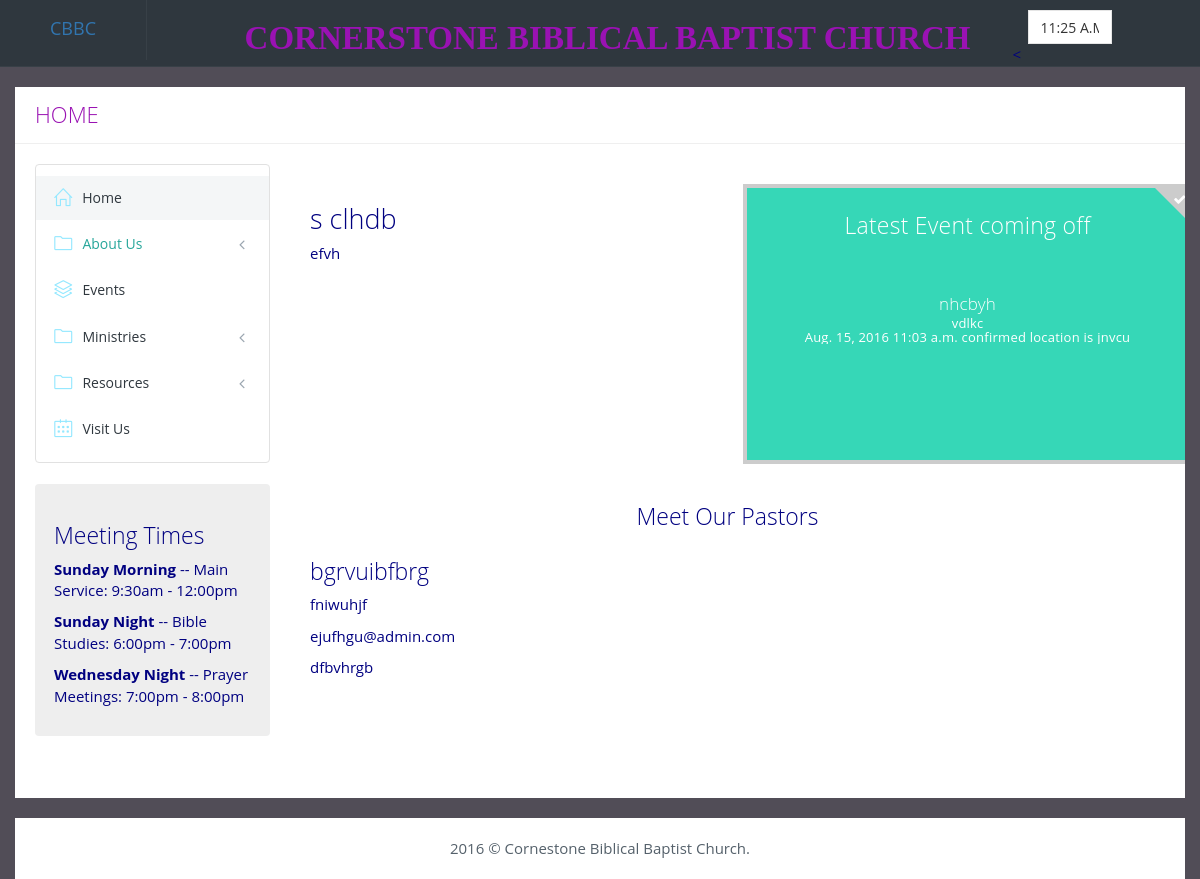
The page / on the database its author committed.
### home/models.py (models this page shows, shortened)
class Welcome(models.Model):
	date_posted = models.DateTimeField(auto_now_add=True)
	title = models.CharField(max_length=100)
	content = models.CharField(max_length=500)
	pastor = models.CharField(max_length=100)
	note = models.CharField(max_length=200)

class Pastor(models.Model):
	date_posted = models.DateTimeField(auto_now_add=True)
	name = models.CharField(max_length=100)
	role = models.CharField(max_length=100)
	background = models.CharField(max_length=1000)
	phone = models.CharField(max_length=50)
	email = models.EmailField(max_length=254)

### events/models.py (models this page shows, shortened)
class Event(models.Model):
	theme = models.CharField(max_length=100)
	theme_verse = models.CharField(max_length=100)
	verse = models.CharField(max_length=500)
	name = models.CharField(max_length=100)
	details = models.CharField(max_length=1000)
	location = models.CharField(max_length=300)
	time = models.TimeField(auto_now_add=False)
	date = models.DateField(auto_now_add=False)
	date_posted = models.DateTimeField(auto_now_add=True)

### home/views.py (the view)
# urls.py: 2. Add a URL to urlpatterns:  url(r'^$', views.home, name='home')
def home(request):
	details = Welcome.objects.order_by('-id')[:1]
	pastors = Pastor.objects.order_by('-id')[:1]
	events = Event.objects.order_by('-id')[:1]
	context = {
		'events' : events,
		'titles' : details,
		'pastors' : pastors,
		'title': 'Home',
	}
	return render(request, 'home.html', context)

### home/templates/home.html (shortened to what this page needs)
{% extends "base.html" %}
{% block content %}
<div class="portlet light">
          <div class="portlet-body">
            <div class="row margin-bottom-30">
            <div class="col-md-6">
            {% for item in titles %}
              <h2>{{ item.title }}</h2>
                <p>
                {{ item.content }}
                </p>
                {% endfor %}
              </div>
              <div class="col-md-6">
<div class="tiles">
<div class="tile double-down double selected bg-green-turquoise" style="width: 450px !important;">
          {% for item in events %}
          <div class="tile-body" style="text-align: center;">
          <h3 style="padding-top:20px;">Latest Event coming off</h3>
          <div style=" padding-top: 60px;">
            <h4>{{item.name}}</h4>
            <p>
               {{item.theme}}
            </p>
            <p>
               {{item.date}} {{item.time}} confirmed location is {{item.location}}
            </p>
            </div>
          </div>
          {% endfor %}
        </div>
        </div>
        </div>
        </div>
  <div class="headline">
    <h3 class="text-center">Meet Our Pastors</h3>
 </div>
   <div class="row">
   {% for item in pastors %}
        <div class="col-md-4">
          <div class="meet-our-team">
            <h3>{{ item.name }} </h3>
            <div class="team-info">
              <p>
                 {{ item.background }}
              </p>
              <p>
                {{ item.email}}
              </p>
              <p>
                {{ item.phone}}
              </p>
            </div>
          </div>
        </div>
        {% endfor %}
        </div>
        </div></div>
  {% endblock %}

### static/css/layout.css (style rules this page uses)
body { background-color: #514D57; background-position: center center; background-size: cover; background-attachment: fixed; }
html { height: 100%; }

### rows shown on the page
Welcome: title "s clhdb", content "efvh"
Event: name "nhcbyh", theme "vdlkc", date "Aug. 15, 2016", time "11:03 a.m.", location "jnvcu"
Pastor: name "bgrvuibfbrg", background "fniwuhjf", email "ejufhgu@admin.com", phone "dfbvhrgb"

### other values the page prints
{{ title }} "HOME"
